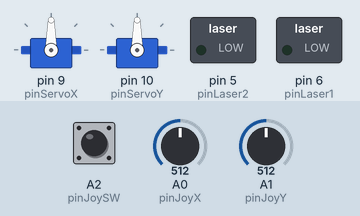
Recording of a sketch running on a simulated Arduino Uno, built with avr-gcc and run on an emulated ATmega328P. Shown: 2 × servo, switched loads named in the sketch (green lamp = pin HIGH). The test bench sets the inputs (shaded band); at power-on: A0 (pinJoyX) = 512, A1 (pinJoyY) = 512, A2 (pinJoySW) HIGH.

Above: at 1.2 s.
1.3 s: A0 (pinJoyX) set to 10
At 2.6 s:
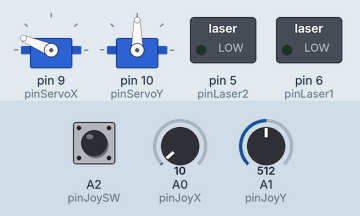
3.1 s: A1 (pinJoyY) set to 716
At 3.6 s:
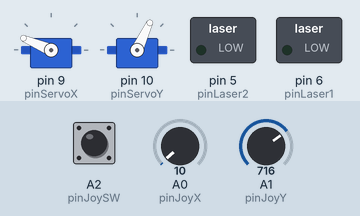
4.8 s: A2 (pinJoySW) pulled LOW for 0.15 s
At 5.8 s:
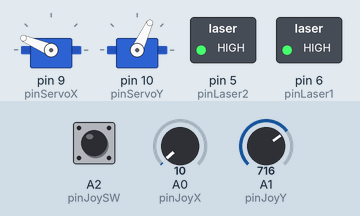
6.4 s: A0 (pinJoyX) set to 170
At 7.7 s:
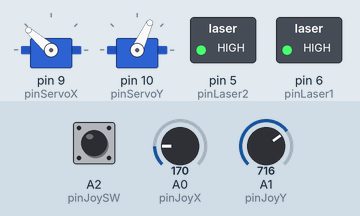
8.0 s: A1 (pinJoyY) set to 900
At 8.5 s:
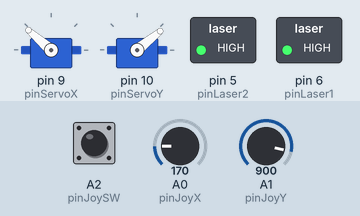
9.7 s: A2 (pinJoySW) pulled LOW for 1 s
At 10.6 s:
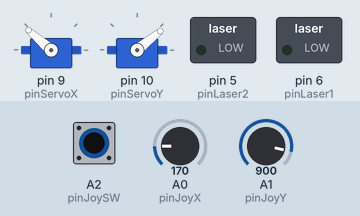
Timing chart, 0 to 12.7 s (numbered marks = the images above; inputs shaded):
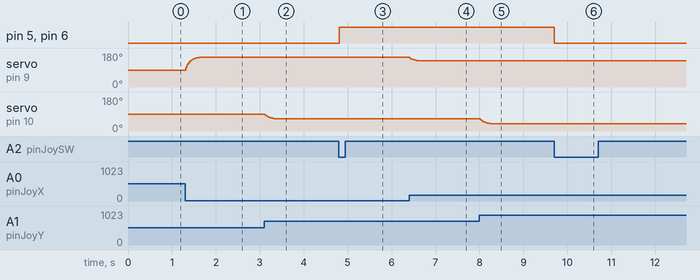

Measured:
- after the input at 1.3 s, servo on pin 9 (pinServoX): moves from 90° to 157° over 0.31 s, starting at once
- after the input at 3.1 s, servo on pin 10 (pinServoY): moves from 90° to 65° over 0.23 s, starting at once
- after the input at 4.8 s, pin 5 (pinLaser2), pin 6 (pinLaser1): LOW → HIGH at once
- after the input at 6.4 s, servo on pin 9 (pinServoX): moves from 157° to 139° over 0.19 s, starting at once
- after the input at 8.0 s, servo on pin 10 (pinServoY): moves from 65° to 39° over 0.23 s, starting at once
- after the input at 9.7 s, pin 5 (pinLaser2), pin 6 (pinLaser1): HIGH → LOW at once

The sketch:

laser_turrest_v1.ino
```cpp
#include <Servo.h>

Servo servoX;
Servo servoY;

const int pinServoX = 9;
const int pinServoY = 10;
const int pinJoyX = A0;
const int pinJoyY = A1;
const int pinJoySW = A2;
const int pinLaser1 = 6;
const int pinLaser2 = 5;

const int deadband = 20;
const float smoothAlpha = 0.18;
const int minAngleX = 20;
const int maxAngleX = 160;
const int minAngleY = 20;
const int maxAngleY = 160;

int angleX = 90;
int angleY = 90;

bool lasersOn = false;
bool lastButtonState = HIGH;

void setup() {
  servoX.attach(pinServoX);
  servoY.attach(pinServoY);
  servoX.write(angleX);
  servoY.write(angleY);

  pinMode(pinLaser1, OUTPUT);
  pinMode(pinLaser2, OUTPUT);
  digitalWrite(pinLaser1, LOW);
  digitalWrite(pinLaser2, LOW);

  pinMode(pinJoySW, INPUT_PULLUP);
}

int joyToAngle(int raw, int minA, int maxA) {
  int centered = raw - 512;
  if (abs(centered) <= deadband) return (minA + maxA) / 2;
  int angle = map(raw, 0, 1023, maxA, minA);
  return constrain(angle, minA, maxA);
}

void loop() {
  int rawX = analogRead(pinJoyX);
  int rawY = analogRead(pinJoyY);

  int targetX = joyToAngle(rawX, minAngleX, maxAngleX);
  int targetY = joyToAngle(rawY, minAngleY, maxAngleY);

  angleX = round(angleX * (1.0 - smoothAlpha) + targetX * smoothAlpha);
  angleY = round(angleY * (1.0 - smoothAlpha) + targetY * smoothAlpha);

  servoX.write(angleX);
  servoY.write(angleY);

  bool currentButtonState = digitalRead(pinJoySW);

  if (lastButtonState == HIGH && currentButtonState == LOW) {
    lasersOn = !lasersOn;
    digitalWrite(pinLaser1, lasersOn ? HIGH : LOW);
    digitalWrite(pinLaser2, lasersOn ? HIGH : LOW);
  }
  lastButtonState = currentButtonState;

  delay(20);
}
```
